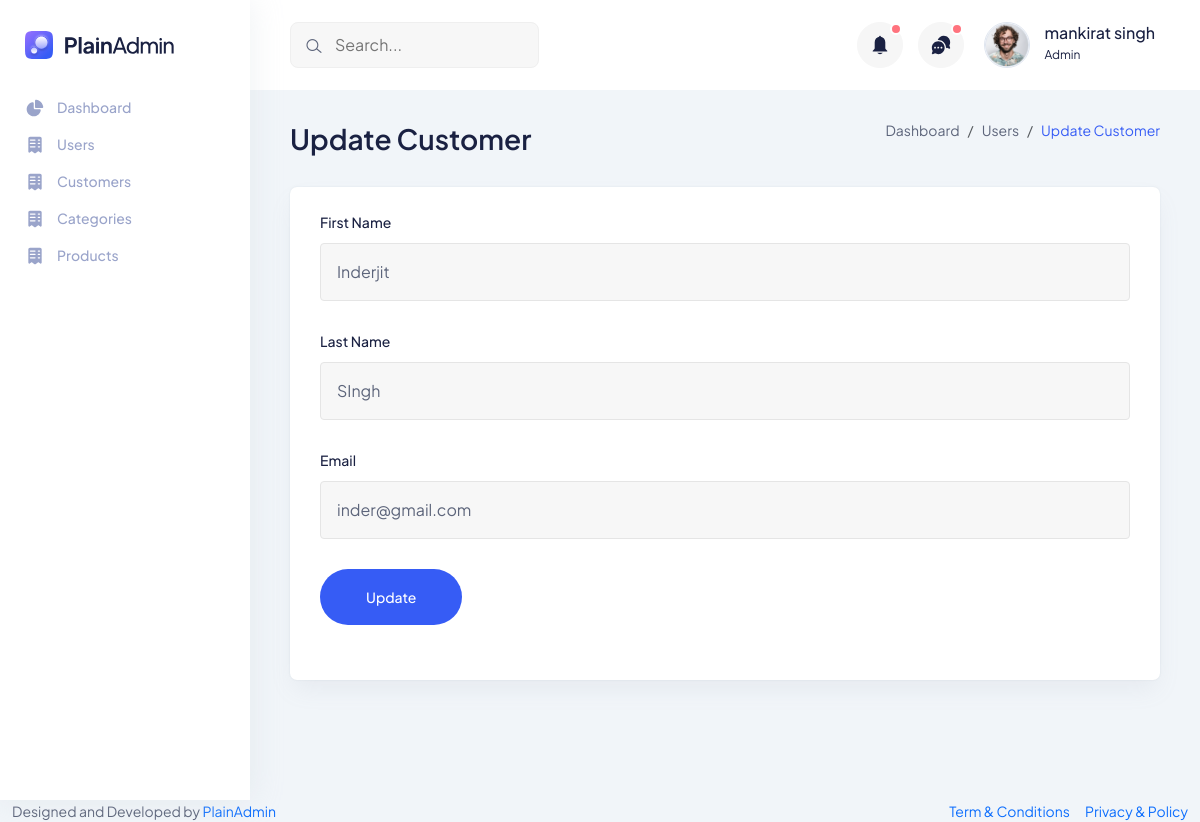
The page /app/customer/edit/1 (signed in) on the database its author committed.
### tables this page shows
CREATE TABLE users ( id INTEGER PRIMARY KEY AUTOINCREMENT ,pubic_id TEXT NOT NULL,  first_name TEXT NOT NULL, last_name TEXT NOT NULL,  email TEXT UNIQUE NOT NULL,  password TEXT NOT NULL,role INTEGER NOT NULL,is_active INTEGER DEFAULT 1 );

CREATE TABLE customers ( id INTEGER PRIMARY KEY AUTOINCREMENT ,pubic_id TEXT NOT NULL,  first_name TEXT NOT NULL, last_name TEXT NOT NULL,  email TEXT NOT NULL,  password TEXT NOT NULL , is_active INTEGER DEFAULT 1);

### web.py (the view)
        @app.route('/app/customer/edit/<customer_id>', methods=['GET'])
        @require_session_authentication
        def customer_get(customer_id):
            try:
                if request.method == "GET":
                    data=getCustomer(cursor,customer_id)
                    user=getCurrentUser(cursor)
                    return render_template('/app/customer/add_customer.html',page='update customer',action='/app/customer/update/'+customer_id,method="POST", user=user,data=data)
            except Exception as e:
                return handle_bad_request(e)

### controller/web/customer.py (called while the page is built)
def getCustomer(cursor,customerid):
    try:
        result=getOneQuery(cursor,'SELECT id,first_name,last_name,email from customers WHERE id=?',(customerid,))
        if not result:
            raise Exception(getMessage('customer_NOT_FOUND'))
        return result
    except Exception as e:
        return handle_bad_request(e)

### controller/web/user.py (called while the page is built)
def getCurrentUser(cursor):
    public_id=session.get("public_id")
    user=getOneQuery(cursor,'SELECT * from users WHERE pubic_id=?',(public_id,))
    return user

### services/query.py (called while the page is built)
def getOneQuery(cursor,query,values):
    try:
        cursor.execute(query,values)
        result=cursor.fetchone()
        return result
    except Exception as e:
        print(e)

### templates/app/customer/add_customer.html (shortened to what this page needs)
{% include "includes/head.html" %}
{% include "includes/sidebar.html" %}
    <main class="main-wrapper">
        {% include "includes/header.html" %}
<section class="tab-components">
    <div class="container-fluid">
      <div class="title-wrapper pt-30">
        <div class="row align-items-center">
          <div class="col-md-6">
            <div class="title">
              <h2 style="text-transform: capitalize;">{{page}}</h2>
            </div>
          </div>
          <div class="col-md-6">
            <div class="breadcrumb-wrapper">
              <nav aria-label="breadcrumb">
                <ol class="breadcrumb">
                  <li class="breadcrumb-item">
                    <a href="/app/dashboard">Dashboard</a>
                  </li>
                  <li class="breadcrumb-item"><a href="/app/customers">Users</a></li>
                  <li style="text-transform: capitalize;" class="breadcrumb-item active" aria-current="page">
                    {{page}}
                  </li>
                </ol>
              </nav>
            </div>
          </div>
        </div>
      </div>
        <div class="row">
          <div class="col-lg-12">
            <div class="col-lg-12">
                <form action= "{{ action }}"   method="{{ method }}">
                <div class="card-style">
                  <div class="input-style-1">
                    <label>First Name</label>
                    <input type="text" name="first_name" placeholder="First Name" value="{{data.first_name}}" required>
                  </div>
                  <div class="input-style-1">
                    <label>Last Name</label>
                    <input type="text" name="last_name" placeholder="Last Name" value="{{data.last_name}}" required>
                  </div>
                  <div class="input-style-1">
                    <label>Email</label>
                    <input type="email" name="email" placeholder="Email" value="{{data.email}}" required>
                  </div>
                  <div class="input-style-1">
                  <div class="select-position select-sm">
                    <button type="submit" class="main-btn primary-btn rounded-full btn-hover">{% if data  %} Update  {% else %} Add {% endif %}</a>
                </div>
              </div>
                </div>
                </form>
                </div>
              </div>
        </div>
      </div>
  </section>
    </main>
{% include "includes/footer.html" %}

### templates/includes/header.html (shortened to what this page needs)
<header class="header">
    <div class="container-fluid">
      <div class="row">
        <div class="col-lg-5 col-md-5 col-6">
          <div class="header-left d-flex align-items-center">
            <div class="header-search d-none d-md-flex">
              <form action="#">
                <input type="text" placeholder="Search..." />
                <button><i class="lni lni-search-alt"></i></button>
              </form>
            </div>
          </div>
        </div>
        <div class="col-lg-7 col-md-7 col-6">
          <div class="header-right">
            <div class="notification-box ml-15 d-none d-md-flex">
              <button class="dropdown-toggle" type="button" id="notification" data-bs-toggle="dropdown"
                aria-expanded="false">
                <span></span>
              </button>
            </div>
            <div class="header-message-box ml-15 d-none d-md-flex">
              <button class="dropdown-toggle" type="button" id="message" data-bs-toggle="dropdown"
                aria-expanded="false">
                <span></span>
              </button>
            </div>
            <div class="profile-box ml-15">
              <button class="dropdown-toggle bg-transparent border-0" type="button" id="profile"
                data-bs-toggle="dropdown" aria-expanded="false">
                <div class="profile-info">
                  <div class="info">
                    <div class="image">
                      <img src="{{ url_for('static', filename='assets/images/profile/profile-image.png') }}" alt="" />
                    </div>
                    <div>
                      <h6 class="fw-500">{{ user[2] + ' ' + user[3]  }}</h6>
                      <p>{% if user[6] == 2 %} Sub Admin {% else %} Admin {% endif %} </p>
                    </div>
                  </div>
                </div>
              </button>
            </div>
          </div>
        </div>
      </div>
    </div>
  </header>

### static/assets/css/fullcalendar.css (style rules this page uses)
:root { --fc-daygrid-event-dot-width:8px;--fc-list-event-dot-width:10px;--fc-list-event-hover-bg-color:#f5f5f5 }

### rows shown on the page
users: first_name+last_name "mankirat singh"
customers: first_name "Inderjit", last_name "SIngh", email "inder@gmail.com"

### other values the page prints
{{ page }} "Update Customer"
